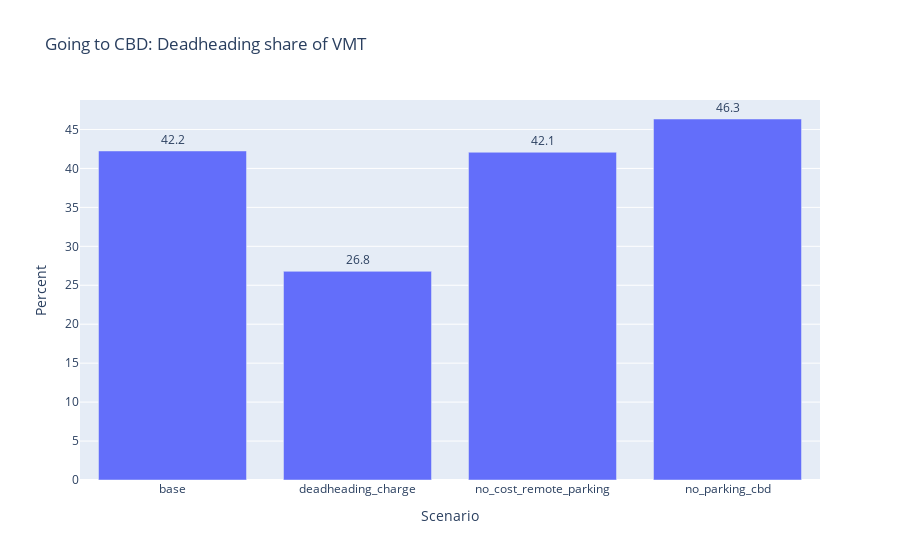

Write notebook code for a chart like this one.
### Markdown cell above
### Deadheading percentage of trips heading to CBD

### Code cell
mgra_to_pseudo = dict(zip(
    LAND_USE["mgra"].astype(int),
    pd.to_numeric(LAND_USE["pseudomsa"], errors="coerce").fillna(-1).astype(int),
))

rows = []
for scen, sd in SCENARIO_DATA_ALL.items():
    av = sd["av_trips"]

    dest_pseudo = pd.to_numeric(av["destination"], errors="coerce").fillna(-1).astype(int).map(mgra_to_pseudo)
    sub = av.loc[dest_pseudo == 1]

    A = pd.to_numeric(sub.loc[sub["is_deadhead"] == True, "trip_dist"], errors="coerce").sum()
    B = pd.to_numeric(sub["trip_dist"], errors="coerce").sum()

    rows.append({"scenario": scen, "pct": (A / B * 100.0) if B > 0 else float("nan")})

df = pd.DataFrame(rows).set_index("scenario").loc[list(SCENARIO_DATA_ALL.keys())].reset_index()

y = df["pct"]
fig = go.Figure()
fig.add_trace(go.Bar(
    x=df["scenario"],
    y=y,
    text=[f"{v:.1f}" if pd.notna(v) else "" for v in y],
    texttemplate="%{text}",
    textposition="outside",
))
fig.update_layout(
    title="Going to CBD: Deadheading share of VMT",
    xaxis_title="Scenario",
    yaxis_title="Percent",
    uniformtext_minsize=9,
    uniformtext_mode="hide",
)
fig.show()

### Figure 1 — Plotly figure (JSON) as saved in the notebook; plotly's stock layout.template omitted (floating-point values rounded to 4 significant figures)
{"data": [{"text": ["42.2", "26.8", "42.1", "46.3"], "textposition": "outside", "texttemplate": "%{text}", "type": "bar", "x": ["base", "deadheading_charge", "no_cost_remote_parking", "no_parking_cbd"], "y": [42.24, 26.79, 42.07, 46.34]}], "layout": {"title": {"text": "Going to CBD: Deadheading share of VMT"}, "uniformtext": {"minsize": 9, "mode": "hide"}, "xaxis": {"title": {"text": "Scenario"}}, "yaxis": {"title": {"text": "Percent"}}}}
